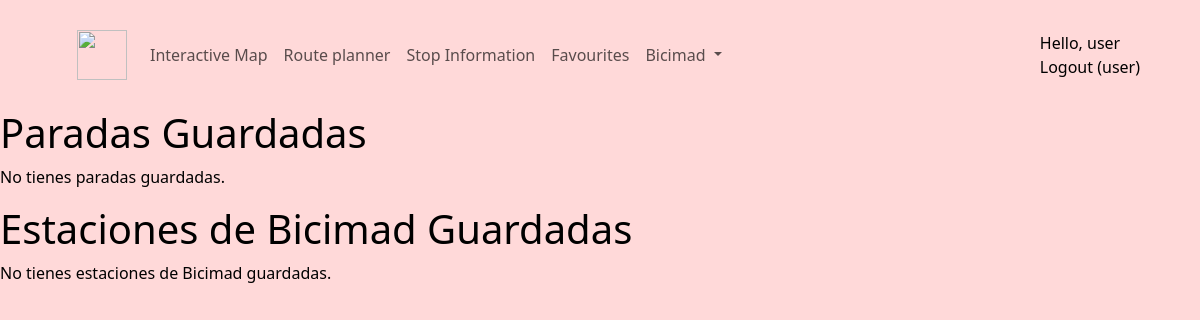
The page /favourite (signed in) on the database as committed earlier.
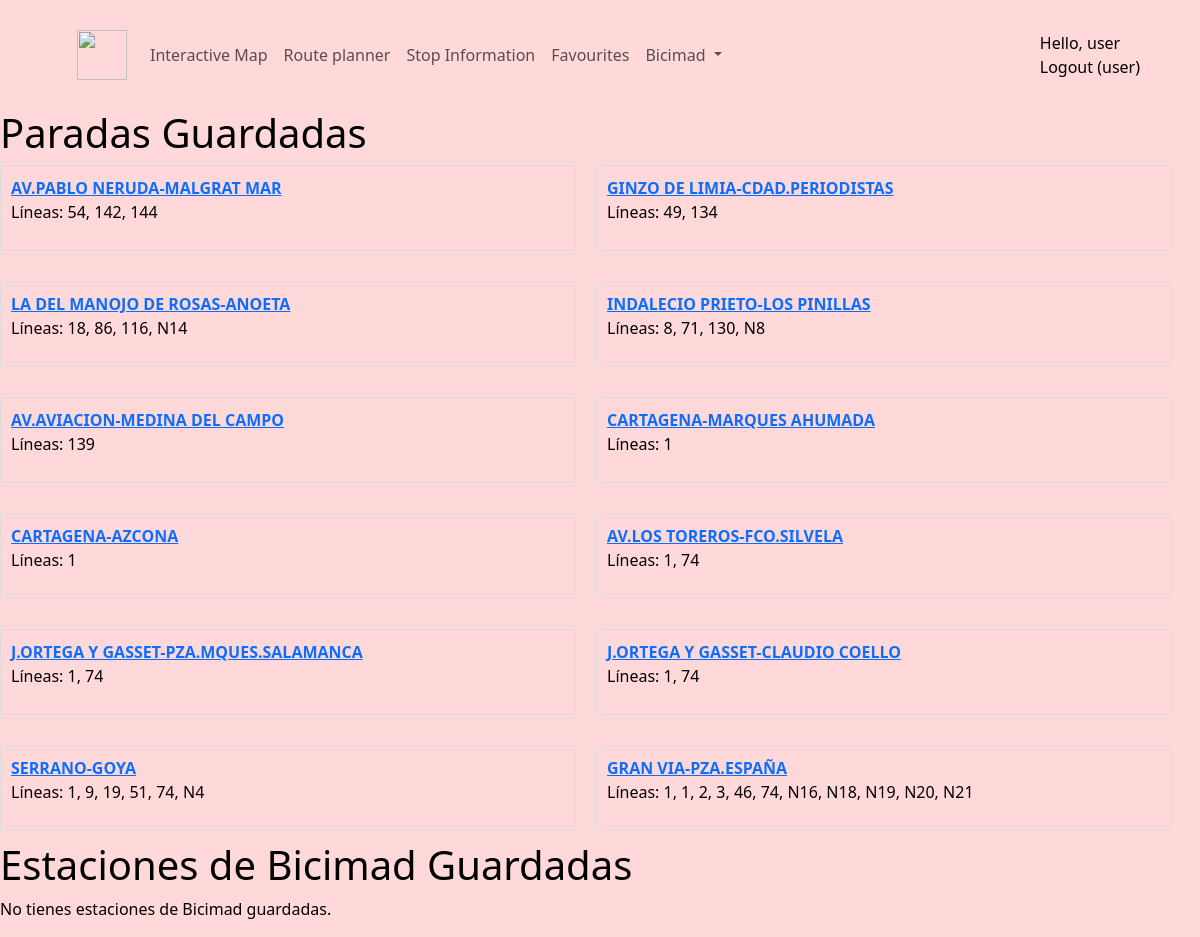
The same page on the database as committed later.
### mainapp/models.py (models this page shows, shortened)
class savedStops(models.Model):
    user=models.ForeignKey(User,null=True,on_delete=models.SET_NULL)
    savedStop=models.ForeignKey(Estacion,null=True,on_delete=models.SET_NULL)

class Estacion(models.Model):
    IDESTACION                  = models.IntegerField(primary_key=True)
    DENOMINACION                = models.CharField(max_length=255)
    LINEAS                      = models.CharField(max_length=255)
    longitude                   = models.FloatField()
    latitude                    = models.FloatField()
    ACONDICIONAMIENTOVIAJEROS   =models.IntegerField()

### mainapp/views.py (the view)
# urls.py: path('favourite', views.favourite, name="favourite"),
@login_required
def favourite(request):
    if request.user.is_authenticated:
        paradas_guardadas = savedStops.objects.filter(user=request.user)
        estaciones_bicimad = savedBICIMAD.objects.filter(user=request.user)
        context = {'paradas_guardadas': paradas_guardadas, 'estaciones_bicimad': estaciones_bicimad}
        return render(request, 'mainapp/favourite.html', context)
    else:
        context = 'No tiene paradas guardadas'
        return render(request, 'mainapp/error.html', context)

### mainapp/templates/mainapp/favourite.html (shortened to what this page needs)
{% extends 'mainapp/base.html' %}
{% load static %}
{% block content %}
    <h1>Paradas Guardadas</h1>
    {% if paradas_guardadas %}
        <div class="paradas-container">
            {% for parada in paradas_guardadas %}
                <div class="parada-item">
                    <a href="{% url 'stop_detail' stop_number=parada.savedStop.IDESTACION %}">
                        <strong>{{ parada.savedStop.DENOMINACION }}</strong>
                    </a>
                    <p>Líneas: {{ parada.savedStop.LINEAS }}</p>
                </div>
            {% endfor %}
        </div>
    {% else %}
        <p>No tienes paradas guardadas.</p>
    {% endif %}
    <h1>Estaciones de Bicimad Guardadas</h1>
    {% if estaciones_bicimad %}
        <div class="bicimad-container">
            {% for bicimad in estaciones_bicimad %}
                <div class="bicimad-item">
                    <div class="nombre-estacion" onclick="toggleInfo('{{ bicimad.id }}')">
                        <strong>{{ bicimad.savedStation.name }}</strong>
                    </div>
                    <div id="info-{{ bicimad.id }}" class="info-estacion" style="display: none;">
                        <table class="info-table">
                            <tr>
                                <td class="label">Número:</td>
                                <td>{{ bicimad.savedStation.number }}</td>
                            </tr>
                            <tr>
                                <td class="label">Dirección:</td>
                                <td>{{ bicimad.savedStation.address }}</td>
                            </tr>
                            <tr>
                                <td class="label">Activate:</td>
                                <td>{{ bicimad.savedStation.activate }}</td>
                            </tr>
                            <tr>
                                <td class="label">No Available:</td>
                                <td>{{ bicimad.savedStation.no_available }}</td>
                            </tr>
                            <tr>
                                <td class="label">Total Bases:</td>
                                <td>{{ bicimad.savedStation.total_bases }}</td>
                            </tr>
                            <tr>
                                <td class="label">Dock Bikes:</td>
                                <td>{{ bicimad.savedStation.dock_bikes }}</td>
                            </tr>
                            <tr>
                                <td class="label">Free Bases:</td>
                                <td>{{ bicimad.savedStation.free_bases }}</td>
                            </tr>
                            <tr>
                                <td class="label">Reservations Count:</td>
                                <td>{{ bicimad.savedStation.reservations_count }}</td>
                            </tr>
                        </table>
                    </div>
                </div>
            {% endfor %}
        </div>
    {% else %}
        <p>No tienes estaciones de Bicimad guardadas.</p>
    {% endif %}
{% endblock %}

### mainapp/templates/mainapp/base.html (shortened to what this page needs)
{% load static %}
<!DOCTYPE html>
<html>
    <head>
        <link href="https://cdn.jsdelivr.net/npm/bootstrap@5.3.2/dist/css/bootstrap.min.css" rel="stylesheet"
>
    </head>
    <body>
        {% include 'mainapp/navbar.html' %}
        {% block content %}
        {% endblock %}
    </body>
</html>

### mainapp/templates/mainapp/navbar.html (shortened to what this page needs)
{% load static %}
<nav class="navbar navbar-expand-lg navbar-light" style="margin-right: 5%; margin-left: 5%;">
  <a class="navbar-brand m-3" href="/">
    <img src="https://i.imgur.com/XWCXWpU.png" height="50px" style="margin:1%;">
  </a>
  <div class="collapse navbar-collapse" id="navbar-menu">
    <ul class="navbar-nav mr-auto">
      <li class="nav-item">
        <a class="nav-link" href="map">Interactive Map</a>
      </li>
      <li class="nav-item">
        <a class="nav-link" href="route">Route planner</a>
      </li>
      <li class="nav-item">
        <a class="nav-link" href="search_stop">Stop Information</a>
      </li>
      {% if user.is_authenticated %}
      <li class="nav-item">
        <a class="nav-link" href="favourite">Favourites</a>
      </li>
      {% endif %}
      <li class="nav-item dropdown">
        <a class="nav-link dropdown-toggle" href="#" id="navbarDropdownMenuLink" data-toggle="dropdown" aria-haspopup="true" aria-expanded="false">
          Bicimad
        </a>
      </li>
    </ul>
  </div>
    <div >
      <div id="hello-msg" class="mr-3">Hello, {{request.user}}</div>
      {% if not user.is_authenticated %}
        <a class="nav-link" href="login">Login</a>
      {% else %}
        <a class="nav-link" href="logout">Logout&nbsp;({{request.user}})</a>
      {% endif %}
    </div>
</nav>

### mainapp/templates/mainapp/favourite.html (style rules this page uses)
.paradas-container { display: flex; flex-wrap: wrap; gap: 20px; }
.parada-item { width: 48%; border: 1px solid #ddd; padding: 10px; margin-bottom: 10px; }

### mainapp/templates/mainapp/base.html (style rules this page uses)
body { background-color: #ffd9d9; color: rgb(0, 0, 0); }

Rows that differ between the two databases and show on the page:
added savedStops: savedStop.DENOMINACION "AV.PABLO NERUDA-MALGRAT MAR", savedStop.LINEAS "54, 142, 144"
added savedStops: savedStop.DENOMINACION "GINZO DE LIMIA-CDAD.PERIODISTAS", savedStop.LINEAS "49, 134"
added savedStops: savedStop.DENOMINACION "LA DEL MANOJO DE ROSAS-ANOETA", savedStop.LINEAS "18, 86, 116, N14"
added savedStops: savedStop.DENOMINACION "INDALECIO PRIETO-LOS PINILLAS", savedStop.LINEAS "8, 71, 130, N8"
added savedStops: savedStop.DENOMINACION "AV.AVIACION-MEDINA DEL CAMPO", savedStop.LINEAS "139"
added savedStops: savedStop.DENOMINACION "CARTAGENA-MARQUES AHUMADA", savedStop.LINEAS "1"
added savedStops: savedStop.DENOMINACION "CARTAGENA-AZCONA", savedStop.LINEAS "1"
added savedStops: savedStop.DENOMINACION "AV.LOS TOREROS-FCO.SILVELA", savedStop.LINEAS "1, 74"
added savedStops: savedStop.DENOMINACION "J.ORTEGA Y GASSET-PZA.MQUES.SALAMANCA", savedStop.LINEAS "1, 74"
added savedStops: savedStop.DENOMINACION "J.ORTEGA Y GASSET-CLAUDIO COELLO", savedStop.LINEAS "1, 74"
added savedStops: savedStop.DENOMINACION "SERRANO-GOYA", savedStop.LINEAS "1, 9, 19, 51, 74, N4"
added savedStops: savedStop.DENOMINACION "GRAN VIA-PZA.ESPAÑA", savedStop.LINEAS "1, 1, 2, 3, 46, 74, N16, N18, N19, N20, N21"
Other text that changed with them:
text no longer shown: "No tienes paradas guardadas."
